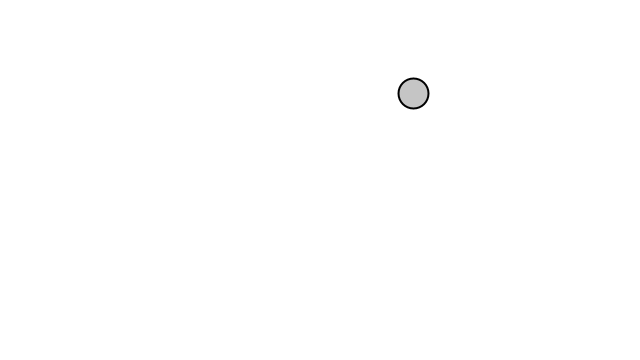
Frame 1 (no input)
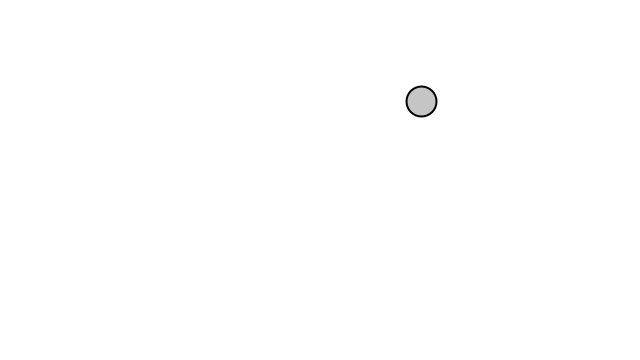
Frame 60 (the mouse pressed at the canvas centre just before this capture)
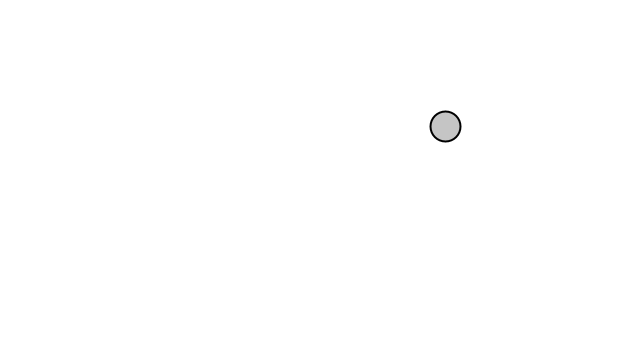
Frame 120 (the mouse held since frame 60 and released just before this capture)

The Processing sketch that drew these frames (run headless with seeded random() and noise(); from frame 60 on, the mouse is pressed at the canvas centre):

// Processing sketch: N01_acceleration_perlin
// ── N01_acceleration_perlin.pde
Mover mover;
int xOff = 0;
int yOff = 1000;

void setup() {
  size(640,360);
  smooth();
  stroke(0);
  strokeWeight(2);
  fill(197);
  mover = new Mover();
}

void draw() {
  background(255);

  mover.update();
  mover.display();
}

class Mover {

  PVector location;
  PVector velocity;
  PVector acceleration;
  float topspeed = 3;

  Mover() {
    location = new PVector(random(width),random(height));
    velocity = new PVector(0,0);
  }

  void update() {
    acceleration = new PVector(noise(xOff), noise(yOff));
    acceleration.mult(0.01);
    xOff++;
    yOff++;

    velocity.add(acceleration);
    velocity.limit(topspeed);
    location.add(velocity);

    check_edges();
  }

  void display() {
    ellipse(location.x,location.y,30,30);
  }

  void check_edges() {
    if (location.x > width) {
      location.x = 0;
    } else if (location.x < 0) {
      location.x = width;
    }

    if (location.y > height) {
      location.y = 0;
    } else if (location.y < 0) {
      location.y = height;
    }
  }
}
